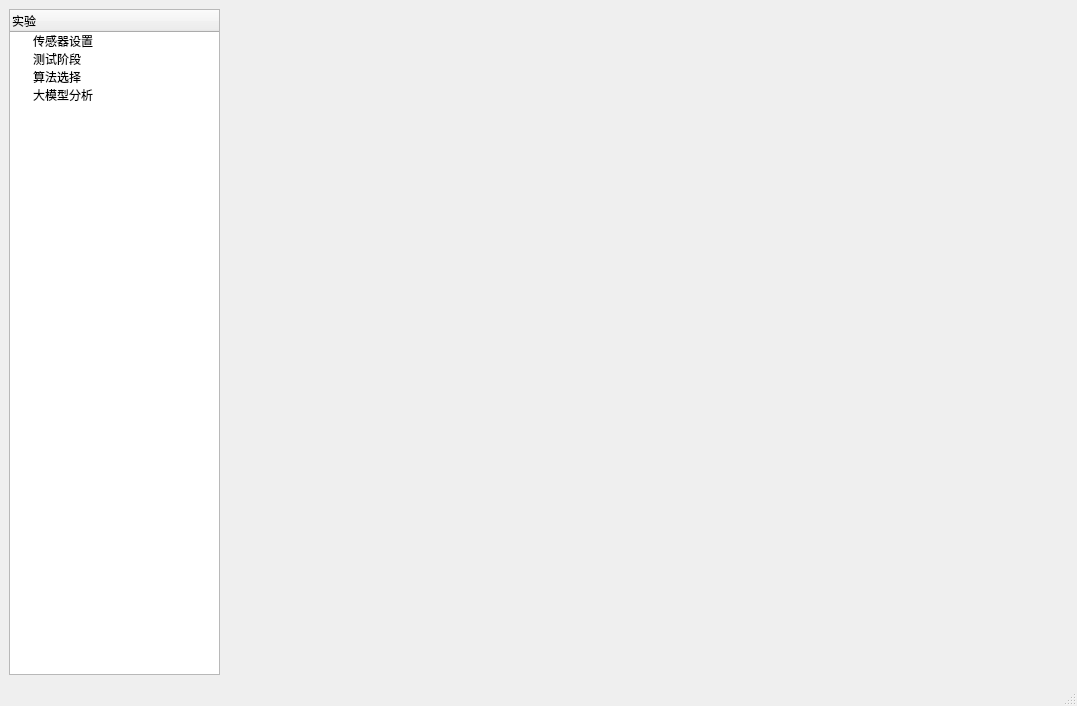
<?xml version="1.0" encoding="UTF-8"?>
<ui version="4.0">
 <class>MainWindow</class>
 <widget class="QMainWindow" name="MainWindow">
  <property name="geometry">
   <rect>
    <x>0</x>
    <y>0</y>
    <width>1077</width>
    <height>706</height>
   </rect>
  </property>
  <property name="windowTitle">
   <string>MainWindow</string>
  </property>
  <widget class="QWidget" name="centralwidget">
   <property name="minimumSize">
    <size>
     <width>1077</width>
     <height>630</height>
    </size>
   </property>
   <property name="layoutDirection">
    <enum>Qt::LeftToRight</enum>
   </property>
   <layout class="QHBoxLayout" name="horizontalLayout_3" stretch="1,4">
    <item>
     <widget class="QTreeWidget" name="treeWidget">
      <column>
       <property name="text">
        <string>实验</string>
       </property>
      </column>
      <item>
       <property name="text">
        <string>传感器设置</string>
       </property>
      </item>
      <item>
       <property name="text">
        <string>测试阶段</string>
       </property>
      </item>
      <item>
       <property name="text">
        <string>算法选择</string>
       </property>
      </item>
      <item>
       <property name="text">
        <string>大模型分析</string>
       </property>
      </item>
     </widget>
    </item>
    <item>
     <widget class="QWidget" name="show_widget" native="true">
      <layout class="QGridLayout" name="gridLayout_2">
       <item row="0" column="0">
        <layout class="QGridLayout" name="show_Layout"/>
       </item>
      </layout>
     </widget>
    </item>
   </layout>
  </widget>
  <widget class="QStatusBar" name="statusbar"/>
  <action name="Open_action">
   <property name="icon">
    <iconset resource="../images/icon.qrc">
     <normaloff>:/文件/打开.png</normaloff>:/文件/打开.png</iconset>
   </property>
   <property name="text">
    <string>打开</string>
   </property>
  </action>
  <action name="Newfile_action">
   <property name="icon">
    <iconset resource="../images/icon.qrc">
     <normaloff>:/文件/新建.png</normaloff>:/文件/新建.png</iconset>
   </property>
   <property name="text">
    <string>新建</string>
   </property>
  </action>
  <action name="action">
   <property name="text">
    <string>传感器设置</string>
   </property>
  </action>
 </widget>
 <resources>
  <include location="../images/icon.qrc"/>
 </resources>
 <connections/>
</ui>
